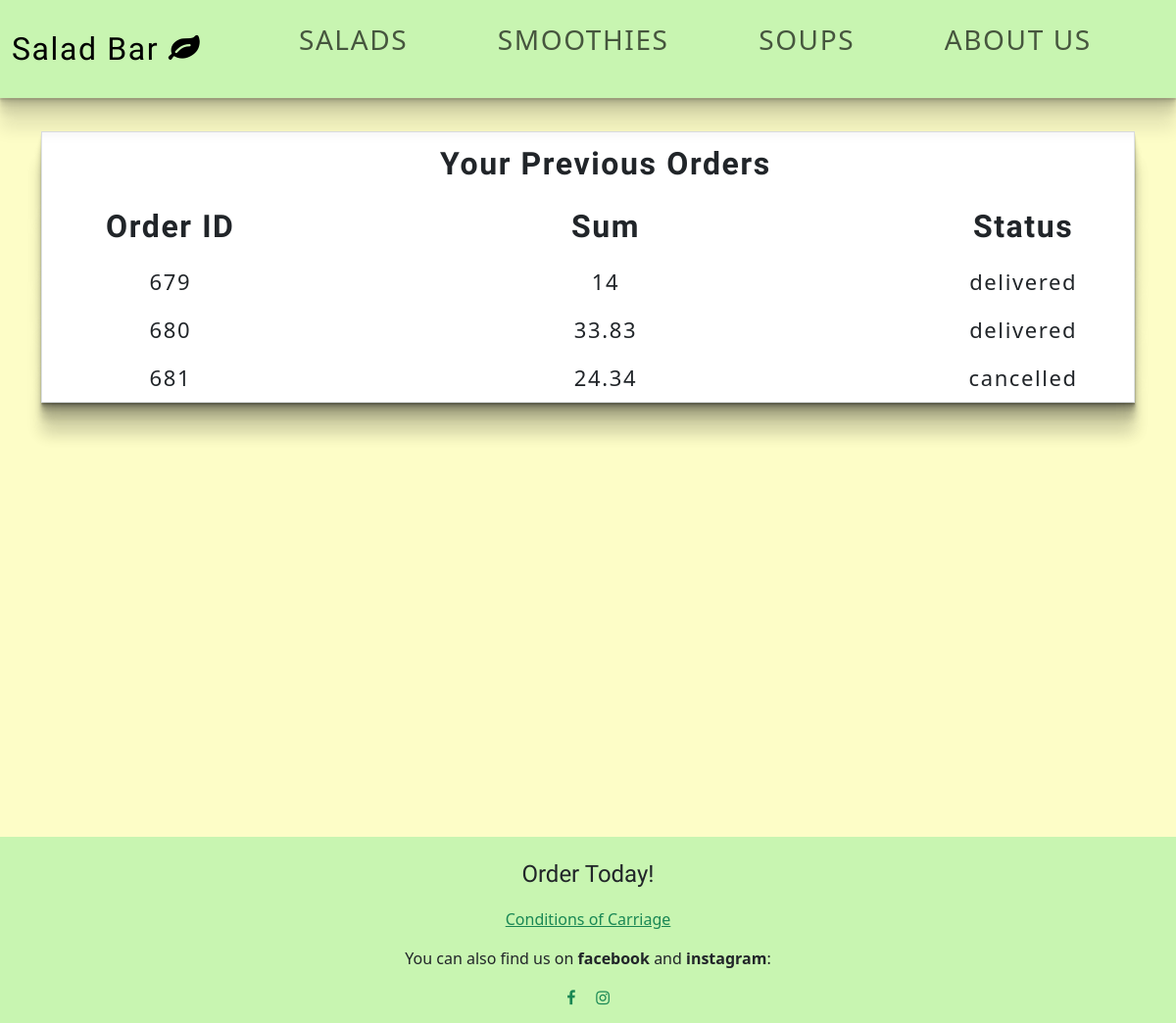
Page /pages/orders.php (signed in) on the committed database.
### tables this page shows
CREATE TABLE `orders` (
  `id` int NOT NULL AUTO_INCREMENT,
  `recent_status` enum('recieved','pending','delivered','cancelled') DEFAULT NULL,
  `sum` float NOT NULL,
  `userID` int NOT NULL,
  PRIMARY KEY (`id`),
  UNIQUE KEY `id` (`id`),
  KEY `userID` (`userID`),
  CONSTRAINT `orders_ibfk_1` FOREIGN KEY (`userID`) REFERENCES `users` (`id`)
);

### pages/orders.php (the view)
<?php require_once "./header.php";
require_once "../database/dbConnection.php";
?>
<link rel="stylesheet" href="/salad-bar/css/orders.css" type="text/css" />
<main class="container">
<table class="table table-condensed table-borderless" >
    <thead>
      <tr><th></th><th>Your Previous Orders</th><th></th></tr>
      <tr>
        <th>Order ID</th>
        <th>Sum</th>
        <th>Status</th>
      </tr>
    </thead>
    <tbody>
      <?php
      $id = $_SESSION["id"];
      try {
        $handle = $conn->prepare(
          "SELECT id, recent_status, sum FROM orders WHERE userID=:id"
        );
        $params = [
          ":id" => $id,
        ];
        $handle->execute($params);
        $result = $handle->fetchAll(PDO::FETCH_ASSOC);
        foreach ($result as $r) {
          echo "<tr><td>" .
            $r["id"] .
            "</td><td>" .
            $r["sum"] .
            "</td><td>" .
            $r["recent_status"] .
            "  </td></tr>";
        }
      } catch (Exception $e) {
        echo $e->getMessage();
      }
      ?>
    </tbody>
  </table>
  <br> <br> <br> <br>
</main>
<?php require_once "./footer.php"; ?>

### css/header.css (style rules this page uses)
* { margin: 0; padding: 0; box-sizing: border-box; }
body { background-color: rgba(253, 253, 185, 0.8); }

### css/home.css (style rules this page uses)
main { position: relative; min-height: 100vh; margin-top: 110px; margin-bottom: 110px; letter-spacing: 0.1rem; }

### css/orders.css (style rules this page uses)
table { text-align: center; border: 1px solid rgba(0, 0, 0, 0.09); box-shadow: rgba(0, 0, 0, 0.09) 0px 2px 1px, rgba(0, 0, 0, 0.09) 0px 4px 2px, rgba(0, 0, 0, 0.09) 0px 8px 4px, rgba(0, 0, 0, 0.09) 0px 16px 8px, rgba(0, 0, 0, 0.09) 0px 32px 16px; background-color: rgba(225, 250, 158, 0.4); }
th { font-family: "Lobster", sans-serif; font-size: 32px; }
tr { box-shadow: rgba(0, 0, 0, 0.09) 0px 2px 1px, rgba(0, 0, 0, 0.09) 0px 4px 2px, rgba(0, 0, 0, 0.09) 0px 8px 4px, rgba(0, 0, 0, 0.09) 0px 16px 8px, rgba(0, 0, 0, 0.09) 0px 32px 16px; font-size: 22px; }

### rows in the picture
orders: id "679", sum "14", recent_status "delivered"
orders: id "680", sum "33.83", recent_status "delivered"
orders: id "681", sum "24.34", recent_status "cancelled"
